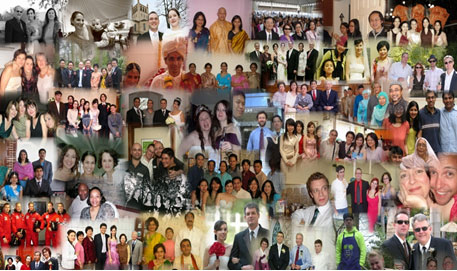
#> input picture img/HAPPEI_sample.jpg, 457 x 271 px
$ python -i test.py   (imports and definitions only)
#> lines starting #> are read from the running program, lines starting #| are printed output that depends on the picture
import scipy.io as sio
import numpy as np

def convert(input):
    if isinstance(input, dict):
        return {convert(key): convert(value) for key, value in input.iteritems()}
    elif isinstance(input, list):
        return [convert(element) for element in input]
    elif isinstance(input, unicode):
        return input.encode('utf-8')
    else:
        return input

dataFile1 = '/Users/PAN/Downloads/features/train_features.mat'
dataFile2 = '/Volumes/Extend/20170212Extend/Document/UNNC/Current/Year_4_Autumn/AE3IDS/Project/FYP/HappeiDetectedFaces/HAPPEI_DATA_NEW.mat'
# [1 line that did not run here, left out]
# [1 line that did not run here, left out]

# [1 line not run here, left out]
# sio.savemat('/Users/PAN/Downloads/features/train_features_new.mat', )

>>> import cv2
>>> picture = cv2.imread('../img/HAPPEI_sample.jpg', cv2.IMREAD_GRAYSCALE)
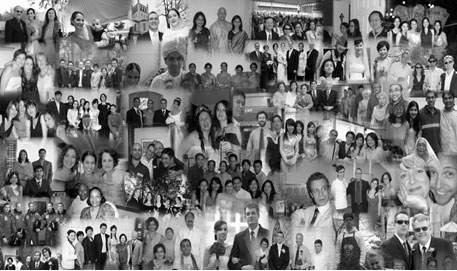
#> picture: shape (271, 457); min 0, max 255, mean 120.1
>>> result = convert(picture)
